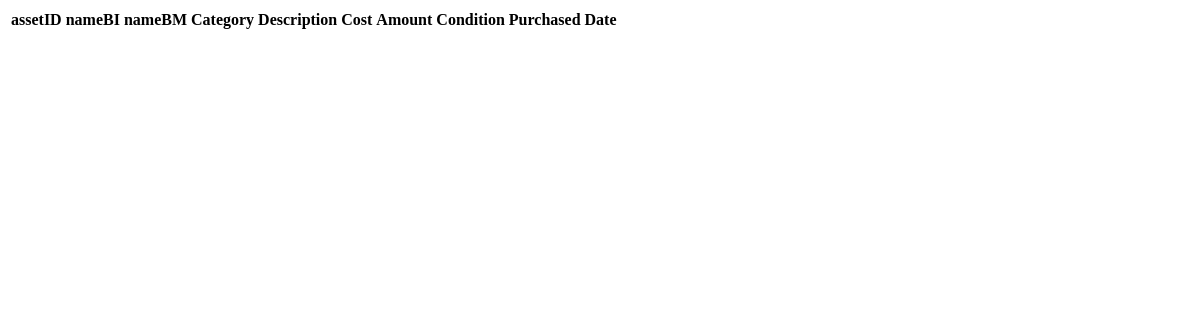
Before: /Asset_Module/fetch_data.php with the older database file.
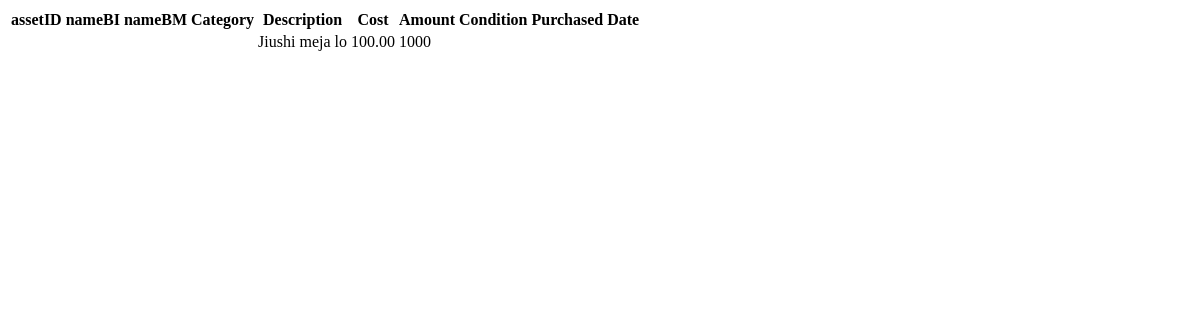
After: the same page with the newer database file.
### tables this page shows
CREATE TABLE `assets` (
  `a_assetID` varchar(10) NOT NULL,
  `a_nameBI` varchar(50) NOT NULL,
  `a_nameBM` varchar(50) NOT NULL,
  `a_category` varchar(2) DEFAULT NULL,
  `description` text DEFAULT NULL,
  `cost` decimal(6,2) DEFAULT NULL,
  `amount` int(5) DEFAULT NULL,
  `conditions` varchar(2) DEFAULT NULL CHECK (`conditions` in ('1','2')),
  `date_puechased` datetime DEFAULT NULL,
  `a_img_path` varchar(50) DEFAULT NULL
);

### Asset_Module/fetch_data.php (the view, shortened to what this page needs)
<?php
    include 'db_connect.php';
    $query  = "SELECT * FROM assets";
    $result = mysqli_query($conn, $query);
 ?>
 <!DOCTYPE html>
 <html>
 <head>
 </head>
 <body>
 	<table>
 		<tr>
                                   <th>assetID</th>
                                   <th>nameBI</th>
                                   <th>nameBM</th>
                                   <th>Category</th>
                                   <th>Description</th>
                                   <th>Cost</th>
                                   <th>Amount</th>
                                   <th>Condition</th>
                                   <th>Purchased Date</th>
 		</tr>
 		<?php
 		while($row=mysqli_fetch_assoc($result)){
 		 ?>
 		 <tr>
 		 		<td><?php echo $row["assetID"]; ?></td>
                                   <td><?php echo $row["nameBI"]; ?></td>
                                   <td><?php echo $row["nameBM"]; ?></td>
                                   <td><?php echo $row["category"]; ?></td>
                                   <td><?php echo $row["description"]; ?></td>
                                   <td><?php echo $row["cost"]; ?></td>
                                   <td><?php echo $row["amount"]; ?></td>
                                   <td><?php echo $row["asset_condition"]; ?></td>
                                   <td><?php echo $row["date_purchased"]; ?></td>
 		 </tr>
 		                 <?php
                               }
                               ?>
 	</table>
 </body>
 </html>

Changed rows visible on the page:
added assets: description "Jiushi meja lo", cost "100.00", amount "1000"
